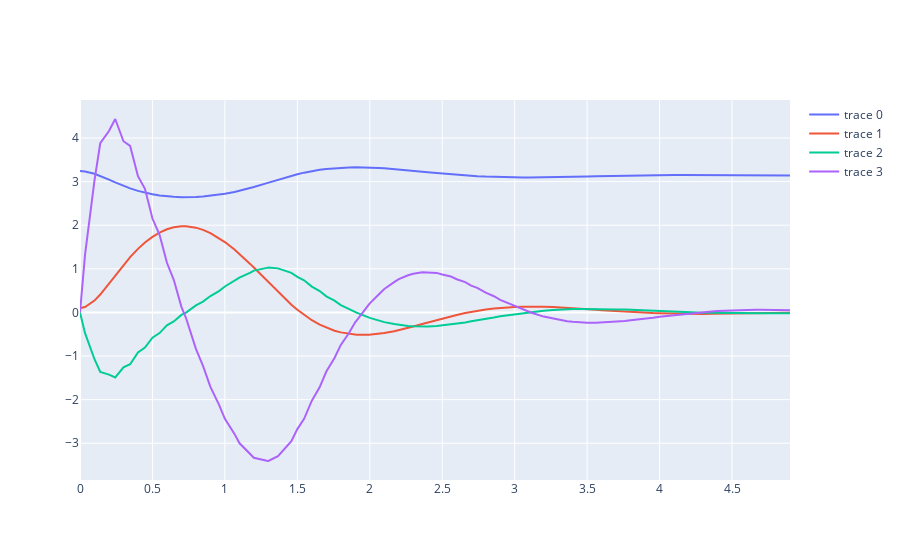

Notebook cell for this chart:
### Code cell
# ctrl = lambda x: (torch.zeros(1), torch.zeros(1), None)

Q = torch.diag(torch.tensor([1., 1., 1., 1.]))
R = torch.diag(torch.tensor([1.]))
x_nom = torch.tensor([np.pi, 0., 0., 0.], dtype=vf.dtype)
u_nom = torch.zeros(vf.u_dim[0], dtype=vf.dtype)
ctrl, S = controllers.get_lqr_controller(sys.dx, x_nom, u_nom, Q, R, vf.u_lo[0], vf.u_up[0])
S = torch.tensor(S, dtype=vf.dtype)
lqr_model = value_approximation.QuadraticModel(vf.x_dim[0], vf.dtype, Q=S, q=-2.*S@x_nom, c=x_nom@S@x_nom)

# ctrl = controllers.get_sampling_infinite_horizon_controller(sys.dx,
#                                                             vf.step_cost,
#                                                             lqr_model,
#                                                             vf.x_lo[0],
#                                                             vf.x_up[0],
#                                                             vf.u_lo[0],
#                                                             vf.u_up[0],
#                                                             vf.dt_lo,
#                                                             500)

vf_ctrl, sys_ctrl = acrobot_utils.get_value_function(5)
ctrl = controllers.get_limited_lookahead_controller(vf_ctrl, lqr_model)
# ctrl = controllers.get_limited_lookahead_controller(vf_ctrl)

x0 = torch.tensor([np.pi+.1, .1, 0., 0.], dtype=vf.dtype)
x_traj_sim, t_traj_sim = controllers.sim_ctrl(x0, 1, sys.dx, ctrl, .1, 50)

fig = go.Figure()
for i in range(4):
    fig.add_trace(go.Scatter(
        x=t_traj_sim,
        y=x_traj_sim[i,:]
    ))
fig.show()
